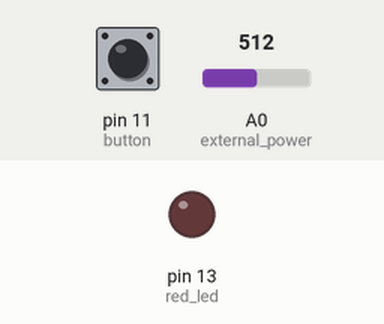
A sketch run on a simulated Arduino Uno, built with avr-gcc and run on an emulated ATmega328P. Shown: output pins drawn as LEDs (lit = HIGH). Dashed ring = blinking. The inputs (shaded band) are chosen by the test bench; at power-on: A0 (external_power) = 512, pin 11 (button) LOW. What the sketch prints to the serial monitor is not drawn.

Above: at 1.3 s.
1.4 s: A0 (external_power) set to 210
2.9 s: A0 (external_power) set to 186
At 3.5 s:
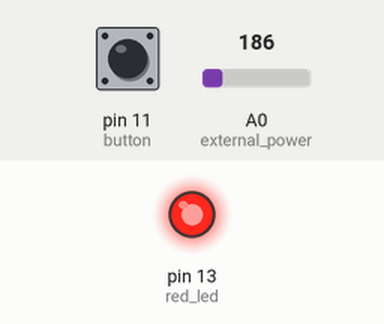
4.4 s: pin 11 (button) pulled HIGH for 3.2 s
At 5.3 s:
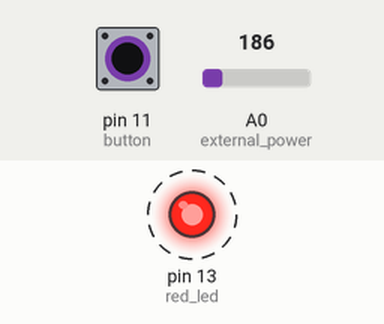
9.1 s: pin 11 (button) pulled HIGH for 0.15 s
At 9.4 s:
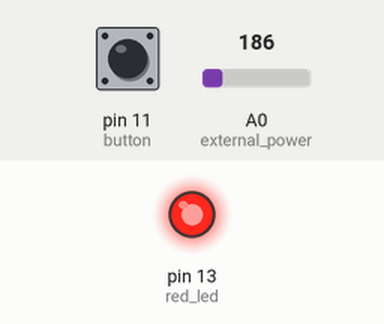
10.7 s: A0 (external_power) set to 306
At 11.8 s:
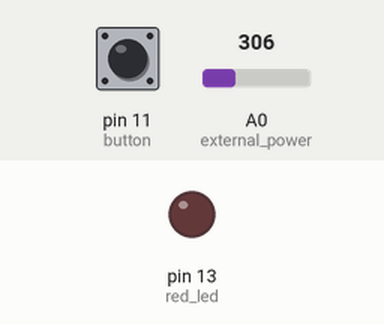
Timing chart, 0 to 13.2 s (numbered marks = the images above; inputs shaded):
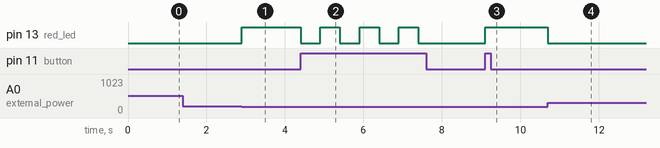

Measured:
- the behaviour switches between 201 and 200 on A0 (external_power) (found by bisection; images 0 and 1)
- after the input at 1.4 s, every drawn part: stays the same
- after the input at 2.9 s, pin 13 (red_led): LOW → HIGH at once
- after the input at 4.4 s, pin 13 (red_led): alternates HIGH for 0.50 s and LOW for 0.50 s, 7 changes in all, then stays LOW, starting at once
- after the input at 9.1 s, pin 13 (red_led): LOW → HIGH at once
- after the input at 10.7 s, pin 13 (red_led): HIGH → LOW at once

The sketch:

bee_sender.ino
```cpp
int red_led=13;
int external_power=A0;
int button=11;

boolean button_on,power_on;
boolean change;

void setup() {
  // put your setup code here, to run once:
  Serial.begin(9600);
  pinMode(red_led,OUTPUT);
  pinMode(external_power,INPUT);
  pinMode(button,INPUT);

  button_on=false;
  power_on=false;
  change=true;
}

void loop() {
  // put your main code here, to run repeatedly:

read_button();
check_power();
/*
    Serial.print("H");
    digitalWrite(red_led,LOW);  //on
    delay(6000);
    Serial.print('L');
    digitalWrite(red_led,HIGH);  /off
    delay(3000);
*/


if(change==true){
  if(button_on==true || power_on==true){
     Serial.print("H");
     digitalWrite(red_led,LOW);  //on
    }else{
     Serial.print("L");
     digitalWrite(red_led,HIGH);  //on

    }
    delay(500);
  }
  change=false;
}

void read_button(){

int check;
  check=digitalRead(button);
//  Serial.println(check);
 if(check==1){                 //we have a press:
   change=true;               // regardless - we want to send a xbee message I suspect.
    if(power_on==false) { // we only respond if the sprinkler is not running
         if(button_on==true) button_on=false;
         else button_on=true;
    }

    }
 }


void check_power(){
 int check;
  check=analogRead(external_power);  /*
                                       Wired external + to 8.5Kohm to pin to 2kohm to Gnd
                                       Thus giving a value of up to 5 volts represented as a value between 0 and 1024
                                       i.e 204 per volt
                                       12 Volts will return 2/10.2 Times 12 =  0.1960   *12 = 2.352 volt
                                       value should therefore be 204*2.2352  plus minus 450
*/
 // Serial.println(check);

    if(check>200){

        if(power_on==false){
          change=true;
          power_on=true;
         }
    }else{
      if(power_on==true){
           change=true;
           power_on=false;
      }


    }


}
```
